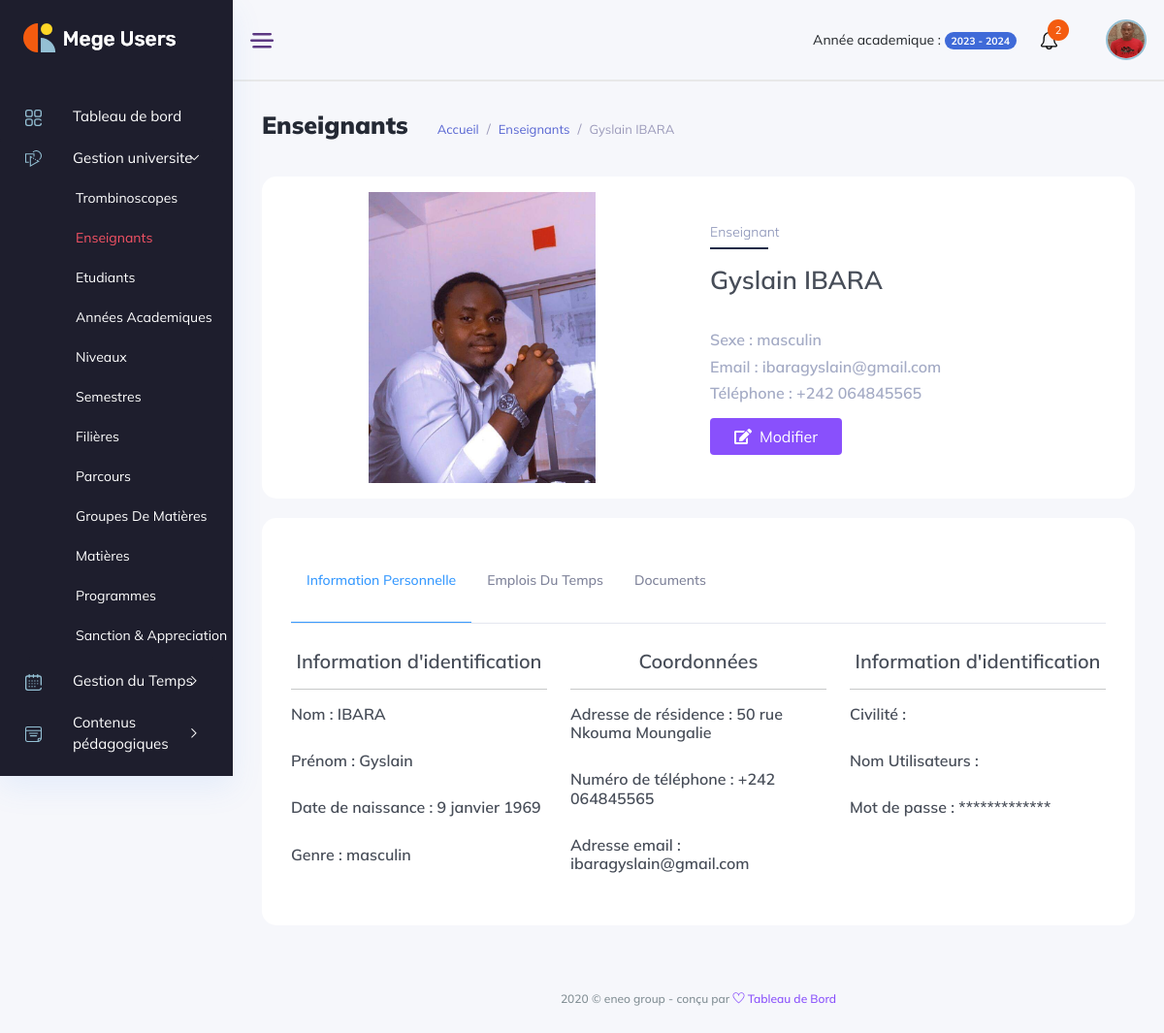
Before: /gestion_universite/teachers/1/detail/ (signed in) with the older database file.
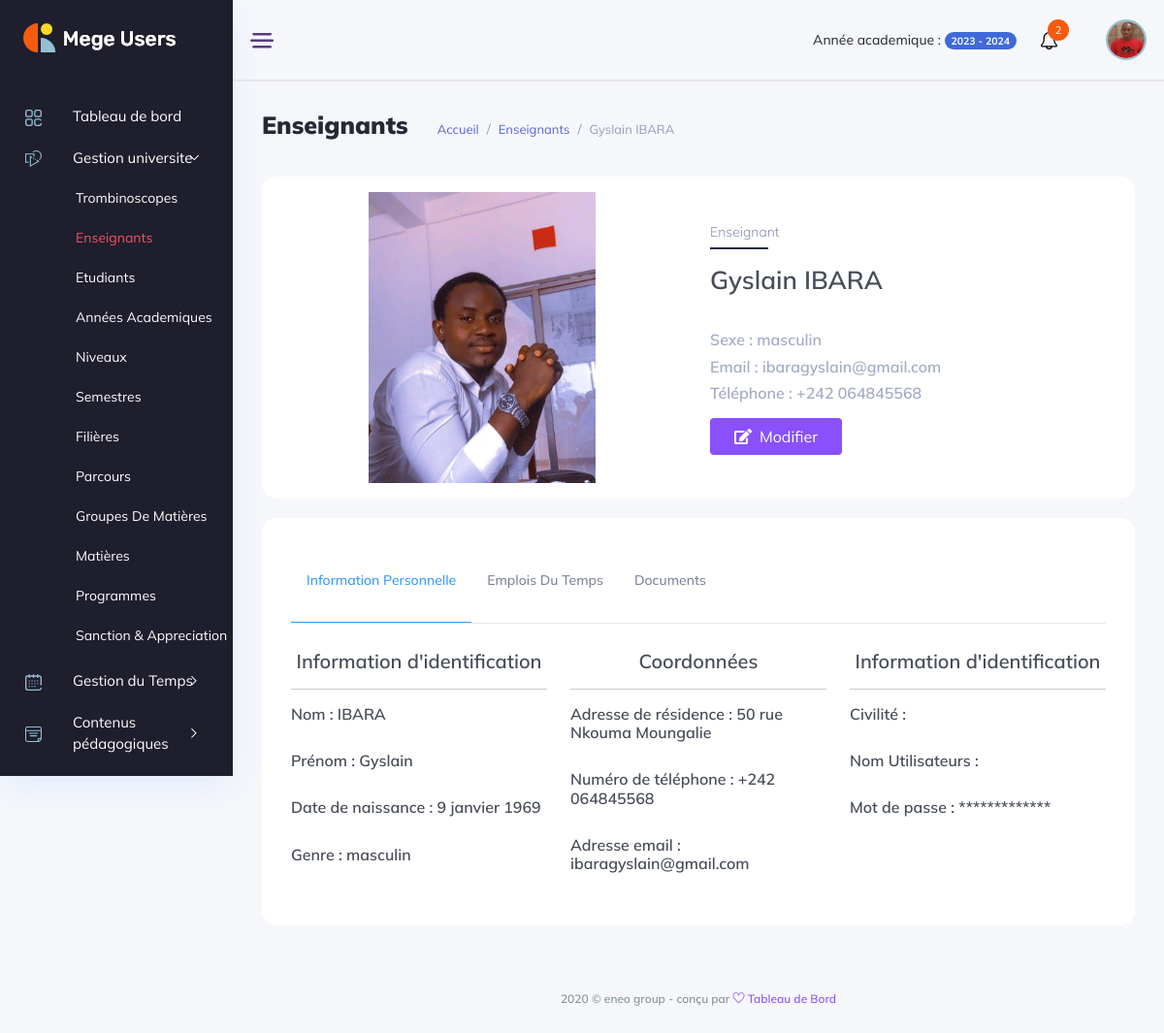
After: the same page with the newer database file.
### backend/models/gestion_ecole.py (models this page shows, shortened)
class Teacher(models.Model):
    lastname = models.CharField(max_length=50, blank=True)
    firstname = models.CharField(max_length=50, blank=True)
    address = models.CharField(max_length=50, blank=True)
    tel = models.CharField(max_length=20, blank=True)
    city = models.CharField(max_length=17, choices=cities, blank=True)
    sex = models.CharField(max_length=10, choices=sexes, blank=True)
    bithday = models.DateField(blank=True, null=True)
    nationality = models.CharField(max_length=20, blank=True)
    email = models.CharField(max_length=120, unique=True, blank=True)
    school = models.ForeignKey(Etablishment, on_delete=models.CASCADE, null=True, blank=True)
    status = models.CharField(max_length=20, blank=True)
    last_diploma = models.CharField(max_length=20, choices=last_diploma, blank=True,)
    picture = models.ImageField(upload_to="teacher_images", blank=True, null=True)
    type_of_counter = models.CharField(max_length=20, blank=True)
    start_of_contrat = models.DateField(blank=True, null=True)
    end_of_contrat = models.DateField(blank=True, null=True)
    created_at = models.DateTimeField(auto_now_add=True, null=True)
    updated_at = models.DateTimeField(auto_now=True, null=True)
    def fullname(self):
        return f"{self.firstname} {self.lastname}"
    def file_exists(self):
        if self.picture:
            return os.path.exists(settings.MEDIA_ROOT / str(self.picture))
        return False

### manager_dashboard/views/gestion_universite_view.py (the view, shortened to what this page needs)
class TeacherDetailView(View):
    template = "manager_dashboard/gestion_universite/enseignant_detail.html"
    def dispatch(self,request, *args, **kwargs):
        if not request.user.is_authenticated:
            return redirect('backend:login')
        if request.user.is_manager or request.user.is_admin:
            return super().dispatch(request, *args, **kwargs)
        return redirect('backend:logout')
    def get(self, request, pk, *args, **kwargs):
        teacher = get_object_or_404(Teacher, pk=pk)
        subjects_taught_by_teacher = Subject.objects.filter(teacher_in_charge=teacher)
        schedules_for_subject = Schedule.objects.filter(subject__in=subjects_taught_by_teacher)
        documents = TeacherDocument.objects.filter(teacher=teacher)
        form = TeacherDocumentForm()
        context = {'teacher':teacher, 'schedules_for_subject':schedules_for_subject, 'form':form, 'documents':documents}
        return render(request, template_name=self.template, context=context)

### backend/models/gestion_ecole.py (called while the page is built)
    def __str__(self):
        return f"Document Type: {self.title}"

### manager_dashboard/templates/manager_dashboard/gestion_universite/enseignant_detail.html (shortened to what the changed rows need)
{% extends '../base.html' %}
{% load static %}
{% block content %}
<div class="main_content_iner overly_inner ">
    <div class="container-fluid p-0 ">
        <div class="row">
            <div class="col-12">
                <div class="page_title_box d-flex flex-wrap align-items-center justify-content-between">
                    <div class="page_title_left d-flex align-items-center">
                        <ol class="breadcrumb page_bradcam mb-0">
                            <li class="breadcrumb-item"><a> {{ teacher.fullname }} </a></li>
                        </ol>
                    </div>
                </div>
            </div>
        </div>
        <div class="row">
            <div class="col-12">
                <div class="white_card position-relative mb_20">
                    <div class="card-body">
                        <div class="row">
                            <div class="col-lg-6 align-self-center">
                                {% if teacher.file_exists %}
                                    <img src="{{ teacher.picture.url }}" alt class="mx-auto d-block" height="300" />
                                {% else %}
                                <img src="{% static 'img/staf/teacher.png' %}" alt class="mx-auto d-block" height="300" />
                                {% endif %}
                            </div>
                            <div class="col-lg-6 align-self-center">
                                <div class="single-pro-detail">
                                    <p class="mb-1">Enseignant</p>
                                    <div class="custom-border mb-3"></div>
                                    <h3 class="pro-title"> {{ teacher.firstname}} {{ teacher.lastname | upper}} </h3><br>
                                    <h6 class="text-muted font_s_13 mt-2 mb-1">Sexe : {{ teacher.sex }} </h6>
                                    <h6 class="text-muted font_s_13 mt-2 mb-1">Email :  {{ teacher.email}} </h6>
                                    <h6 class="text-muted font_s_13 mt-2 mb-1">Téléphone : +242 {{ teacher.tel }} </h6>
                                    <div class="quantity mt-3">
                                        <a href class="btn theme_bg_6 text-white px-4 d-inline-block "><i class="fa fa-edit me-2"></i>Modifier</a>
                                    </div>
                                </div>
                            </div>
                        </div>
                    </div>
                </div>
            </div>
        </div>
        <div class="row ">
            <div class="col-12">
                <div class="white_card mb_30 ">
                    <div class="white_card_body">
                        <div class="tab-content" id="myTabContent">
                            <div class="tab-pane fade show active" id="info" role="tabpanel" aria-labelledby="info-tab">
                                <div class="builder_select">
                                    <div class="row">
                                        <div class="col-md-4">
                                            <h4 class="text-center">Information d'identification</h4>
                                            <hr>
                                            <h6>Nom : {{ teacher.lastname | upper }} </h6><br>
                                            <h6>Prénom : {{ teacher.firstname }} </h6><br>
                                            <h6>Date de naissance : {{ teacher.bithday }} </h6><br>
                                            <h6>Genre : {{ teacher.sex }} </h6><br>
                                        </div>
                                        <div class="col-md-4">
                                            <h4 class="text-center">Coordonnées</h4>
                                            <hr>
                                            <h6>Adresse de résidence : {{ teacher.address }} </h6><br>
                                            <h6>Numéro de téléphone : +242 {{ teacher.tel}} </h6><br>
                                            <h6>Adresse email : {{ teacher.email }} </h6><br>
                                        </div>
                                    </div>
                                </div>
                            </div>
                        </div>
                    </div>
                </div>
            </div>
        </div>
    </div>
</div>
{% endblock content %}

Changed rows visible on the page:
changed Teacher "Gyslain": tel "064845565" → "064845568"
